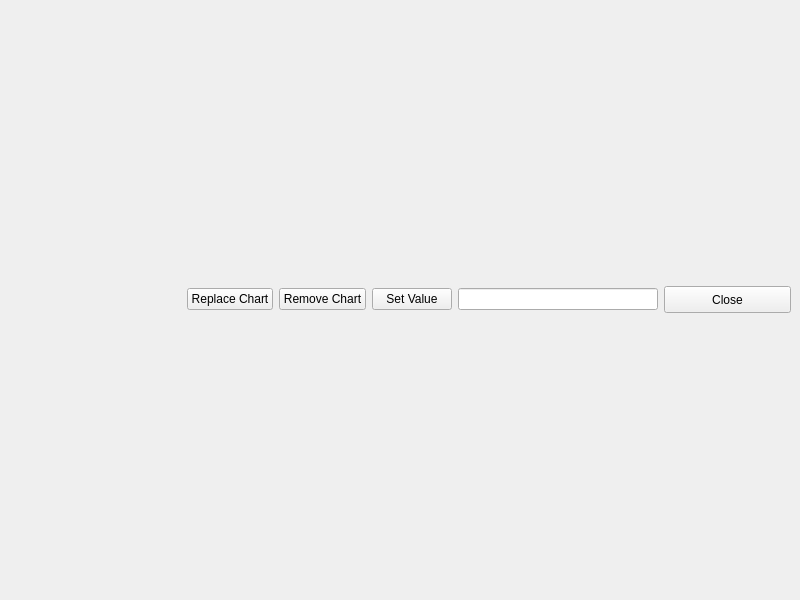
<?xml version="1.0" encoding="UTF-8"?>
<ui version="4.0">
 <class>LogGraph</class>
 <widget class="QMainWindow" name="LogGraph">
  <property name="geometry">
   <rect>
    <x>0</x>
    <y>0</y>
    <width>800</width>
    <height>600</height>
   </rect>
  </property>
  <property name="windowTitle">
   <string>MainWindow</string>
  </property>
  <widget class="QWidget" name="centralwidget">
   <layout class="QGridLayout" name="gridLayout">
    <item row="0" column="0" colspan="6">
     <layout class="QGridLayout" name="gLayout"/>
    </item>
    <item row="1" column="0">
     <spacer name="horizontalSpacer">
      <property name="orientation">
       <enum>Qt::Horizontal</enum>
      </property>
      <property name="sizeHint" stdset="0">
       <size>
        <width>646</width>
        <height>20</height>
       </size>
      </property>
     </spacer>
    </item>
    <item row="1" column="5">
     <widget class="QPushButton" name="btnClose">
      <property name="minimumSize">
       <size>
        <width>127</width>
        <height>27</height>
       </size>
      </property>
      <property name="maximumSize">
       <size>
        <width>127</width>
        <height>27</height>
       </size>
      </property>
      <property name="text">
       <string>Close</string>
      </property>
     </widget>
    </item>
    <item row="1" column="3">
     <widget class="QPushButton" name="btnSetValue">
      <property name="text">
       <string>Set Value</string>
      </property>
     </widget>
    </item>
    <item row="1" column="4">
     <widget class="QLineEdit" name="lineValue">
      <property name="minimumSize">
       <size>
        <width>200</width>
        <height>0</height>
       </size>
      </property>
     </widget>
    </item>
    <item row="1" column="2">
     <widget class="QPushButton" name="btnRemoveChart">
      <property name="text">
       <string>Remove Chart</string>
      </property>
     </widget>
    </item>
    <item row="1" column="1">
     <widget class="QPushButton" name="btnReplaceChart">
      <property name="text">
       <string>Replace Chart</string>
      </property>
     </widget>
    </item>
   </layout>
  </widget>
 </widget>
 <resources/>
 <connections/>
</ui>
